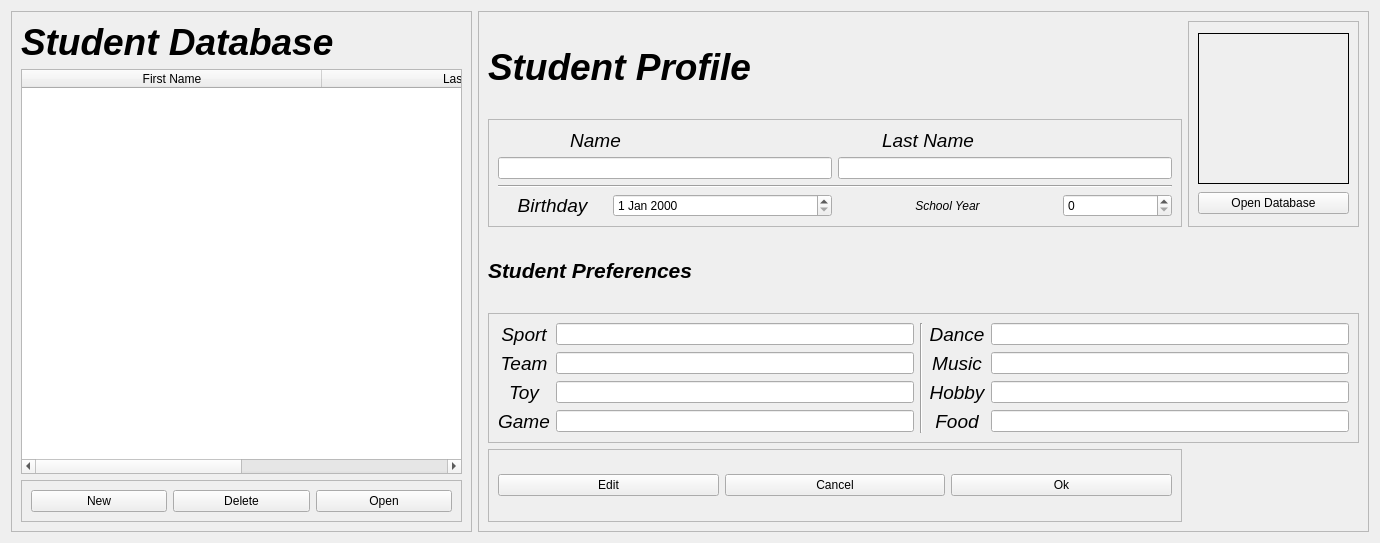
      <widget class="QWidget" name="tab_10">
       <attribute name="title">
        <string>Students</string>
       </attribute>
       <layout class="QGridLayout" name="gridLayout_9">
        <item row="0" column="0">
         <widget class="QFrame" name="frame_18">
          <property name="minimumSize">
           <size>
            <width>461</width>
            <height>521</height>
           </size>
          </property>
          <property name="maximumSize">
           <size>
            <width>461</width>
            <height>521</height>
           </size>
          </property>
          <property name="frameShape">
           <enum>QFrame::StyledPanel</enum>
          </property>
          <property name="frameShadow">
           <enum>QFrame::Raised</enum>
          </property>
          <layout class="QVBoxLayout" name="verticalLayout_2">
           <item>
            <widget class="QLabel" name="label_29">
             <property name="font">
              <font>
               <family>Ubuntu</family>
               <pointsize>28</pointsize>
               <weight>75</weight>
               <italic>true</italic>
               <bold>true</bold>
              </font>
             </property>
             <property name="text">
              <string>Student Database</string>
             </property>
            </widget>
           </item>
           <item>
            <widget class="QTableWidget" name="tableWidget">
             <attribute name="horizontalHeaderMinimumSectionSize">
              <number>300</number>
             </attribute>
             <attribute name="horizontalHeaderShowSortIndicator" stdset="0">
              <bool>true</bool>
             </attribute>
             <attribute name="horizontalHeaderStretchLastSection">
              <bool>true</bool>
             </attribute>
             <column>
              <property name="text">
               <string>First Name</string>
              </property>
             </column>
             <column>
              <property name="text">
               <string>Last Name</string>
              </property>
             </column>
            </widget>
           </item>
           <item>
            <widget class="QFrame" name="frame_25">
             <property name="frameShape">
              <enum>QFrame::StyledPanel</enum>
             </property>
             <property name="frameShadow">
              <enum>QFrame::Raised</enum>
             </property>
             <layout class="QHBoxLayout" name="horizontalLayout_2">
              <item>
               <widget class="QPushButton" name="pushButton_10">
                <property name="text">
                 <string>New</string>
                </property>
               </widget>
              </item>
              <item>
               <widget class="QPushButton" name="pushButton_9">
                <property name="text">
                 <string>Delete</string>
                </property>
               </widget>
              </item>
              <item>
               <widget class="QPushButton" name="pushButton_11">
                <property name="text">
                 <string>Open</string>
                </property>
               </widget>
              </item>
             </layout>
            </widget>
           </item>
          </layout>
         </widget>
        </item>
        <item row="0" column="1">
         <widget class="QFrame" name="frame_19">
          <property name="enabled">
           <bool>true</bool>
          </property>
          <property name="minimumSize">
           <size>
            <width>891</width>
            <height>521</height>
           </size>
          </property>
          <property name="maximumSize">
           <size>
            <width>891</width>
            <height>521</height>
           </size>
          </property>
          <property name="frameShape">
           <enum>QFrame::StyledPanel</enum>
          </property>
          <property name="frameShadow">
           <enum>QFrame::Raised</enum>
          </property>
          <layout class="QGridLayout" name="gridLayout_25">
           <item row="0" column="0">
            <widget class="QLabel" name="label_40">
             <property name="font">
              <font>
               <family>Ubuntu</family>
               <pointsize>28</pointsize>
               <weight>75</weight>
               <italic>true</italic>
               <bold>true</bold>
              </font>
             </property>
             <property name="text">
              <string>Student Profile</string>
             </property>
            </widget>
           </item>
           <item row="0" column="1" rowspan="2">
            <widget class="QFrame" name="frame_21">
             <property name="minimumSize">
              <size>
               <width>171</width>
               <height>206</height>
              </size>
             </property>
             <property name="maximumSize">
              <size>
               <width>171</width>
               <height>206</height>
              </size>
             </property>
             <property name="frameShape">
              <enum>QFrame::StyledPanel</enum>
             </property>
             <property name="frameShadow">
              <enum>QFrame::Raised</enum>
             </property>
             <layout class="QGridLayout" name="gridLayout_21">
              <item row="2" column="0">
               <widget class="QPushButton" name="pushButton_5">
                <property name="text">
                 <string>Open Database</string>
                </property>
               </widget>
              </item>
              <item row="1" column="0">
               <widget class="QLabel" name="Userimage_2">
                <property name="maximumSize">
                 <size>
                  <width>151</width>
                  <height>151</height>
                 </size>
                </property>
                <property name="frameShape">
                 <enum>QFrame::Box</enum>
                </property>
                <property name="text">
                 <string/>
                </property>
                <property name="pixmap">
                 <pixmap>user2.png</pixmap>
                </property>
                <property name="scaledContents">
                 <bool>true</bool>
                </property>
                <property name="alignment">
                 <set>Qt::AlignCenter</set>
                </property>
                <property name="wordWrap">
                 <bool>true</bool>
                </property>
                <property name="indent">
                 <number>-1</number>
                </property>
               </widget>
              </item>
             </layout>
            </widget>
           </item>
           <item row="1" column="0">
            <widget class="QFrame" name="frame_20">
             <property name="frameShape">
              <enum>QFrame::StyledPanel</enum>
             </property>
             <property name="frameShadow">
              <enum>QFrame::Raised</enum>
             </property>
             <layout class="QGridLayout" name="gridLayout_22">
              <item row="3" column="1" colspan="2">
               <widget class="QDateEdit" name="dateEdit"/>
              </item>
              <item row="0" column="3" colspan="3">
               <widget class="QLabel" name="label_36">
                <property name="maximumSize">
                 <size>
                  <width>180</width>
                  <height>22</height>
                 </size>
                </property>
                <property name="font">
                 <font>
                  <family>Ubuntu</family>
                  <pointsize>14</pointsize>
                  <italic>true</italic>
                 </font>
                </property>
                <property name="text">
                 <string>Last Name</string>
                </property>
                <property name="alignment">
                 <set>Qt::AlignCenter</set>
                </property>
               </widget>
              </item>
              <item row="3" column="0">
               <widget class="QLabel" name="label_42">
                <property name="font">
                 <font>
                  <family>Ubuntu</family>
                  <pointsize>14</pointsize>
                  <italic>true</italic>
                 </font>
                </property>
                <property name="text">
                 <string>Birthday</string>
                </property>
                <property name="alignment">
                 <set>Qt::AlignCenter</set>
                </property>
               </widget>
              </item>
              <item row="3" column="5">
               <widget class="QSpinBox" name="spinBox_2"/>
              </item>
              <item row="2" column="0" colspan="6">
               <widget class="Line" name="line_6">
                <property name="orientation">
                 <enum>Qt::Horizontal</enum>
                </property>
               </widget>
              </item>
              <item row="3" column="3" colspan="2">
               <widget class="QLabel" name="label_39">
                <property name="font">
                 <font>
                  <family>Ubuntu</family>
                  <italic>true</italic>
                 </font>
                </property>
                <property name="text">
                 <string>School Year</string>
                </property>
                <property name="alignment">
                 <set>Qt::AlignCenter</set>
                </property>
               </widget>
              </item>
              <item row="1" column="0" colspan="3">
               <widget class="QLineEdit" name="lineEdit_3">
                <property name="enabled">
                 <bool>true</bool>
                </property>
               </widget>
              </item>
              <item row="1" column="3" colspan="3">
               <widget class="QLineEdit" name="lineEdit_6"/>
              </item>
              <item row="0" column="0" colspan="3">
               <widget class="QLabel" name="label_34">
                <property name="maximumSize">
                 <size>
                  <width>195</width>
                  <height>22</height>
                 </size>
                </property>
                <property name="font">
                 <font>
                  <family>Ubuntu</family>
                  <pointsize>14</pointsize>
                  <italic>true</italic>
                 </font>
                </property>
                <property name="text">
                 <string>Name</string>
                </property>
                <property name="alignment">
                 <set>Qt::AlignCenter</set>
                </property>
               </widget>
              </item>
             </layout>
            </widget>
           </item>
           <item row="2" column="0">
            <widget class="QLabel" name="label_43">
             <property name="font">
              <font>
               <family>Ubuntu</family>
               <pointsize>16</pointsize>
               <weight>75</weight>
               <italic>true</italic>
               <bold>true</bold>
              </font>
             </property>
             <property name="text">
              <string>Student Preferences</string>
             </property>
            </widget>
           </item>
           <item row="3" column="0" colspan="2">
            <widget class="QFrame" name="frame_22">
             <property name="frameShape">
              <enum>QFrame::StyledPanel</enum>
             </property>
             <property name="frameShadow">
              <enum>QFrame::Raised</enum>
             </property>
             <layout class="QGridLayout" name="gridLayout_23">
              <item row="1" column="1">
               <widget class="QLineEdit" name="lineEdit_5"/>
              </item>
              <item row="2" column="1">
               <widget class="QLineEdit" name="lineEdit_7"/>
              </item>
              <item row="1" column="4">
               <widget class="QLineEdit" name="lineEdit_10"/>
              </item>
              <item row="0" column="0">
               <widget class="QLabel" name="label_41">
                <property name="font">
                 <font>
                  <family>Ubuntu</family>
                  <pointsize>14</pointsize>
                  <italic>true</italic>
                 </font>
                </property>
                <property name="text">
                 <string>Sport</string>
                </property>
                <property name="alignment">
                 <set>Qt::AlignCenter</set>
                </property>
               </widget>
              </item>
              <item row="3" column="0">
               <widget class="QLabel" name="label_49">
                <property name="font">
                 <font>
                  <family>Ubuntu</family>
                  <pointsize>14</pointsize>
                  <italic>true</italic>
                 </font>
                </property>
                <property name="text">
                 <string>Game</string>
                </property>
                <property name="alignment">
                 <set>Qt::AlignCenter</set>
                </property>
               </widget>
              </item>
              <item row="3" column="3">
               <widget class="QLabel" name="label_51">
                <property name="font">
                 <font>
                  <family>Ubuntu</family>
                  <pointsize>14</pointsize>
                  <italic>true</italic>
                 </font>
                </property>
                <property name="text">
                 <string>Food</string>
                </property>
                <property name="alignment">
                 <set>Qt::AlignCenter</set>
                </property>
               </widget>
              </item>
              <item row="0" column="3">
               <widget class="QLabel" name="label_46">
                <property name="font">
                 <font>
                  <family>Ubuntu</family>
                  <pointsize>14</pointsize>
                  <italic>true</italic>
                 </font>
                </property>
                <property name="text">
                 <string>Dance</string>
                </property>
                <property name="alignment">
                 <set>Qt::AlignCenter</set>
                </property>
               </widget>
              </item>
              <item row="0" column="4">
               <widget class="QLineEdit" name="lineEdit_9"/>
              </item>
              <item row="3" column="1">
               <widget class="QLineEdit" name="lineEdit_8"/>
              </item>
              <item row="0" column="1">
               <widget class="QLineEdit" name="lineEdit_4"/>
              </item>
              <item row="1" column="0">
               <widget class="QLabel" name="label_45">
                <property name="font">
                 <font>
                  <family>Ubuntu</family>
                  <pointsize>14</pointsize>
                  <italic>true</italic>
                 </font>
                </property>
                <property name="text">
                 <string>Team</string>
                </property>
                <property name="alignment">
                 <set>Qt::AlignCenter</set>
                </property>
               </widget>
              </item>
              <item row="2" column="3">
               <widget class="QLabel" name="label_50">
                <property name="font">
                 <font>
                  <family>Ubuntu</family>
                  <pointsize>14</pointsize>
                  <italic>true</italic>
                 </font>
                </property>
                <property name="text">
                 <string>Hobby</string>
                </property>
                <property name="alignment">
                 <set>Qt::AlignCenter</set>
                </property>
               </widget>
              </item>
              <item row="3" column="4">
               <widget class="QLineEdit" name="lineEdit_12"/>
              </item>
              <item row="1" column="3">
               <widget class="QLabel" name="label_48">
                <property name="font">
                 <font>
                  <family>Ubuntu</family>
                  <pointsize>14</pointsize>
                  <italic>true</italic>
                 </font>
                </property>
                <property name="text">
                 <string>Music</string>
                </property>
                <property name="alignment">
                 <set>Qt::AlignCenter</set>
                </property>
               </widget>
              </item>
              <item row="2" column="0">
               <widget class="QLabel" name="label_47">
                <property name="font">
                 <font>
                  <family>Ubuntu</family>
                  <pointsize>14</pointsize>
                  <italic>true</italic>
                 </font>
                </property>
                <property name="text">
                 <string>Toy</string>
                </property>
                <property name="alignment">
                 <set>Qt::AlignCenter</set>
                </property>
               </widget>
              </item>
              <item row="2" column="4">
               <widget class="QLineEdit" name="lineEdit_11"/>
              </item>
              <item row="0" column="2" rowspan="4">
               <widget class="Line" name="line_7">
                <property name="orientation">
                 <enum>Qt::Vertical</enum>
                </property>
               </widget>
              </item>
             </layout>
            </widget>
           </item>
           <item row="4" column="0">
            <widget class="QFrame" name="frame_24">
             <property name="frameShape">
              <enum>QFrame::StyledPanel</enum>
             </property>
             <property name="frameShadow">
              <enum>QFrame::Raised</enum>
             </property>
             <layout class="QHBoxLayout" name="horizontalLayout_3">
              <item>
               <widget class="QPushButton" name="pushButton_6">
                <property name="text">
                 <string>Edit</string>
                </property>
               </widget>
              </item>
              <item>
               <widget class="QPushButton" name="pushButton_7">
                <property name="text">
                 <string>Cancel</string>
                </property>
               </widget>
              </item>
              <item>
               <widget class="QPushButton" name="pushButton_8">
                <property name="text">
                 <string>Ok</string>
                </property>
               </widget>
              </item>
             </layout>
            </widget>
           </item>
          </layout>
         </widget>
        </item>
       </layout>
      </widget>
